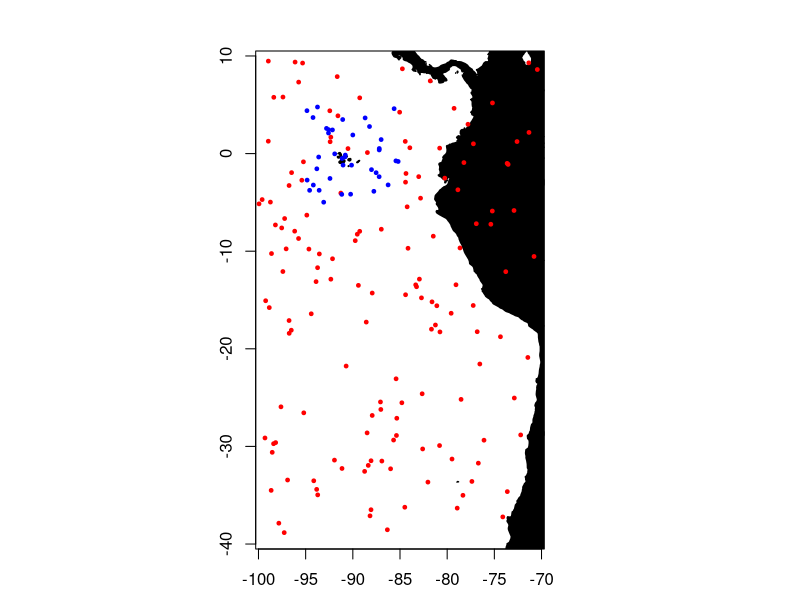

Recreate this plot in R.
install.packages("spatstat")
library(spatstat)
require(maps)

lambda = 0.1 # intensity of the process
lon = c(-100,-70) # domain's longitude
lat = c(-40,10)   # domain's latitude

sim = rpoispp(lambda, win=c(lon,lat))
dev.off()
# do the plot
par(mar=c(1,1,1,1))
map("world", xlim=lon, ylim=lat, fill=TRUE)
map.axes() # add axes
plot(sim, chars=19, cols="red",cex=0.5, add=TRUE)

# add other process

lon1 = c(-95,-85) # other area
lat1 = c(-5,5)
sim1 = rpoispp(5*lambda, win=c(lon1,lat1))
plot(sim1, chars=19, cols="blue",cex=0.5, add=TRUE)
